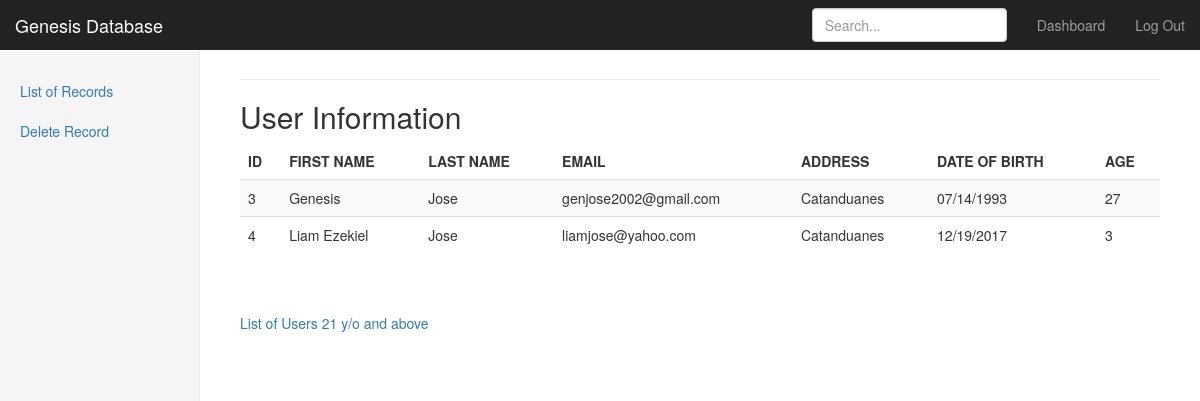
/view, run on the app's committed database.
### app.py (models this page shows)
class User(UserMixin, db.Model):
    id = db.Column(db.Integer, primary_key=True)
    username = db.Column(db.String(15), unique=True)
    email = db.Column(db.String(50), unique=True)
    password = db.Column(db.String(80))
    first_name = db.Column(db.String(15), unique=True)
    last_name = db.Column(db.String(15), unique=True)
    date_of_birth = db.Column(db.String(15), unique=True)
    age = db.Column(db.Integer, unique=True)
    address = db.Column(db.String(15), unique=True)

### app.py (the view)
@app.route("/view")
def view():
    con = sqlite3.connect("user.db")
    con.row_factory = sqlite3.Row
    cur = con.cursor()
    cur.execute("select * from user")
    rows = cur.fetchall()
    return render_template("view.html",rows = rows)

### templates/view.html (shortened to what this page needs)
{% extends "bootstrap/base.html" %}
{% block styles %}
{{super()}}
<link rel="stylesheet" href="{{url_for('.static', filename='dashboard.css')}}">
{% endblock %}
{% block content %}
    <nav class="navbar navbar-inverse navbar-fixed-top">
      <div class="container-fluid">
        <div class="navbar-header">
          <a class="navbar-brand" href="#">Genesis Database</a>
        </div>
        <div id="navbar" class="navbar-collapse collapse">
          <ul class="nav navbar-nav navbar-right">
            <li><a href="/dashboard">Dashboard</a></li>
            <li><a href="{{ url_for('logout') }}">Log Out</a></li>
          </ul>
          <form class="navbar-form navbar-right">
            <input type="text" class="form-control" placeholder="Search...">
          </form>
        </div>
      </div>
    </nav>
    <div class="container-fluid">
      <div class="row">
        <div class="col-sm-3 col-md-2 sidebar">
          <ul class="nav nav-sidebar">
            <li><a href="/view">List of Records</a></li>
            <li><a href="/delete">Delete Record</a></li>
          </ul>
          <ul class="nav nav-sidebar">
            <li><a href=""></a></li>
            <li><a href=""></a></li>
            <li><a href=""></a></li>
            <li><a href=""></a></li>
            <li><a href=""></a></li>
          </ul>
          <ul class="nav nav-sidebar">
            <li><a href=""></a></li>
            <li><a href=""></a></li>
            <li><a href=""></a></li>
          </ul>
        </div>
        <div class="col-sm-9 col-sm-offset-3 col-md-10 col-md-offset-2 main">
          <h1 class="page-header"> {{ name }}</h1>
          <h2 class="sub header"> User Information</h2>
              <div class="table-responsive">
                  <table class="table table-striped">
            </div>
            </div>
      <thead>
        <td><b>ID</b></td>
        <td><b>FIRST NAME</b></td>
        <td><b>LAST NAME</b></td>
        <td><b>EMAIL</b></td>
        <td><b>ADDRESS</b></td>
        <td><b>DATE OF BIRTH</b></td>
        <td><b>AGE</b></td>
    </thead>
    {% for row in rows %}
        <tr>
            <td>{{row["id"]}}</td>
            <td>{{row["first_name"]}}</td>
            <td>{{row["last_name"]}}</td>
            <td>{{row["email"]}}</td>
            <td>{{row["address"]}}</td>
            <td>{{row["date_of_birth"]}}</td>
            <td>{{row["age"]}}</td>
        </tr>
    {% endfor %}
<br><br>
<a href="/view2">List of Users 21 y/o and above</a>
<br><br>
{% endblock %}

### static/dashboard.css (style rules this page uses)
body { padding-top: 50px; }
.navbar-fixed-top { border: 0; }
.sidebar { display: none; }
@media (min-width: 768px) { .sidebar { position: fixed; top: 51px; bottom: 0; left: 0; z-index: 1000; display: block; padding: 20px; overflow-x: hidden; overflow-y: auto; background-color: #f5f5f5; border-right: 1px solid #eee; } }
.nav-sidebar { margin-right: -21px; margin-bottom: 20px; margin-left: -20px; }
.nav-sidebar > li > a { padding-right: 20px; padding-left: 20px; }
.main { padding: 20px; }
@media (min-width: 768px) { .main { padding-right: 40px; padding-left: 40px; } }
.main .page-header { margin-top: 0; }

### data on the page
User: id "3", first_name "Genesis", last_name "Jose", email "genjose2002@gmail.com", address "Catanduanes", date_of_birth "07/14/1993", age "27"
User: id "4", first_name "Liam Ezekiel", last_name "Jose", email "liamjose@yahoo.com", address "Catanduanes", date_of_birth "12/19/2017", age "3"
